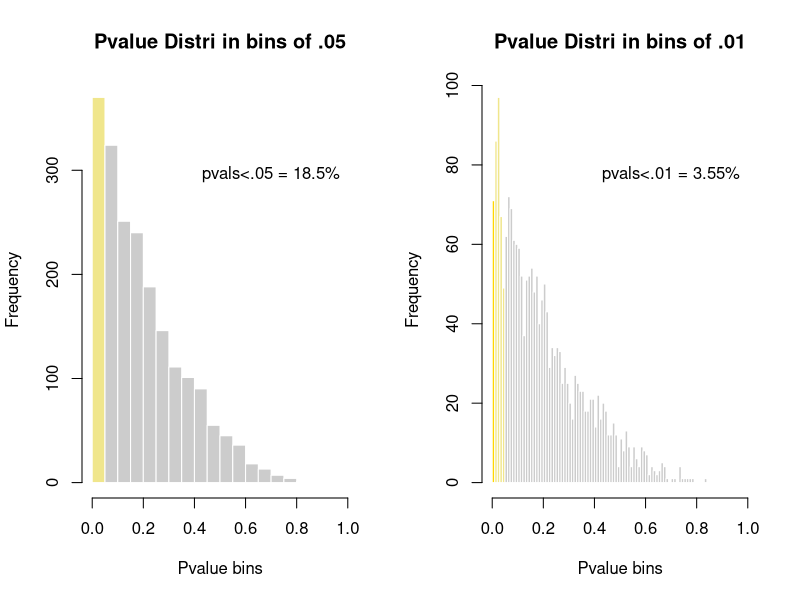

Recreate this plot in R.
#!/usr/bin/env Rscript
# this script does what?
# we randomly generated p-values from the beta variate, with shape 1=1, and shape2=4
# which a heavy bottom tail (most values in first third of 0-1 space).

# rbeta() is used. Actually the beta disrib is often used for the distirbution of 
# a probability ... so it seems very suited to p-values as well.
library(Cairo)

# Create data, we shall run to different graphs of this vector of beta 
# variables. 
totpts <- 2000 # total points.
v <- rbeta(totpts, 1 , 4)
 
# Calculate histogram, but do not draw it
# don't use a single integer with breaks (numbins)
# because R will prettify behind your back.
# best to use seq()
h1 <- hist(v, seq(0,1,.05), plot=F)
mx1 <-max(h1$counts)
h2 <- hist(v, seq(0,1,.01), plot=F)
mx2 <-max(h2$counts)
pct1 <- 100*h1$counts[1]/totpts
pct2 <- 100*h2$counts[1]/totpts
 
# Color vector
clr1 <- ifelse(h1$breaks < .05, "Khaki", "Grey80")
clr2 <- ifelse(h2$breaks < .01, "Gold", ifelse (h2$breaks <.05, "Khaki", "Grey80"))
 
# Final plot
# Cairo image template
CairoPNG("hs0.png", 1600, 800)
par(mfrow=c(1,2))
plot(h1, col=clr1, border=F , main="Pvalue Distri in bins of .05" , xlab="Pvalue bins", xlim=c(0,1))
text(0.7, mx1*0.8, paste0("pvals<.05 = ", pct1, "%"))
plot(h2, col=clr2, border=F , main="Pvalue Distri in bins of .01" , xlab="Pvalue bins", xlim=c(0,1))
text(0.7, mx2*0.8, paste0("pvals<.01 = ", pct2, "%"))
dev.off()
